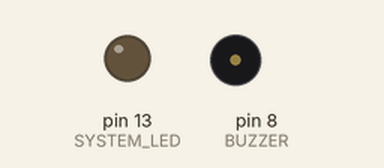
Simulated run of this sketch. Board: Arduino Uno, built with avr-gcc and run on an emulated ATmega328P. Parts: output pins drawn as LEDs (lit = HIGH), buzzer (waves = sounding, pin HIGH).

Above: at 0.85 s.
At 16.35 s:
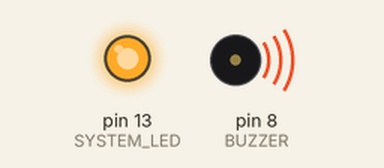
Timing chart, 0 to 17.4 s (numbered marks = the images above):
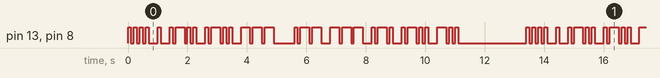

The sketch:

morse.ino
```cpp
#define DOT	100	/* ms */
#define BUZZER	8	/* output pin */
#define SYSTEM_LED 13	/* output pin */

char *alphas[] = {
		"._", "_...", "_._.", "_..", ".",	/* A-E */
		".._.", "__.", "....", "..", ".___",	/* F-J */
		"_._", "._..", "__", "_.", "___",	/* K-O */
		".__.", "__._", "._.", "...", "_",	/* P-T */
		".._", "..._", ".__", "_.._", "_.__",	/* U-Y */
		"__.."					/* Z */
		};
char *numbers[] =	{
		"_____",					/* 0 */
		".____", "..___", "...__", "...._", ".....",	/* 1-5 */
		"_....", "__...", "___..", "____."		/* 6-9 */
		};
void silence(int n)
	{
	delay(n * DOT);
	}
void beep(int n)
	{
	digitalWrite(SYSTEM_LED, HIGH);
	digitalWrite(BUZZER, HIGH);
	delay(n * DOT);
	digitalWrite(BUZZER, LOW);
	digitalWrite(SYSTEM_LED, LOW);
	}
void send_c(char *str)
	{
	char c;

	while (c = *str++)
		{
		if (c == '.')
			beep(1);
		else	beep(3);
		silence(1);
		}
	silence(2);
	}
void send_s(char *str)
	{
	char c;

	while (c = *str++)
		{
		if (c >= 'A' && c <= 'Z')
			send_c(alphas[c - 'A']);
		if (c >= '0' && c <= '9')
			send_c(numbers[c - '0']);
		if (c == ' ')
			silence(4);
		}
	}
void setup()
	{
	pinMode(BUZZER, OUTPUT);
	pinMode(SYSTEM_LED, OUTPUT);
	}
void loop()
	{
	send_s("HELLO WORLD");
        delay(2000);
	}
```

Measured:
- by itself, pin 13 (SYSTEM_LED), pin 8 (BUZZER): moves between LOW and HIGH, repeating every 13.4 s
- by itself, everything shown: repeats every 13.4 s, in 64 steps
